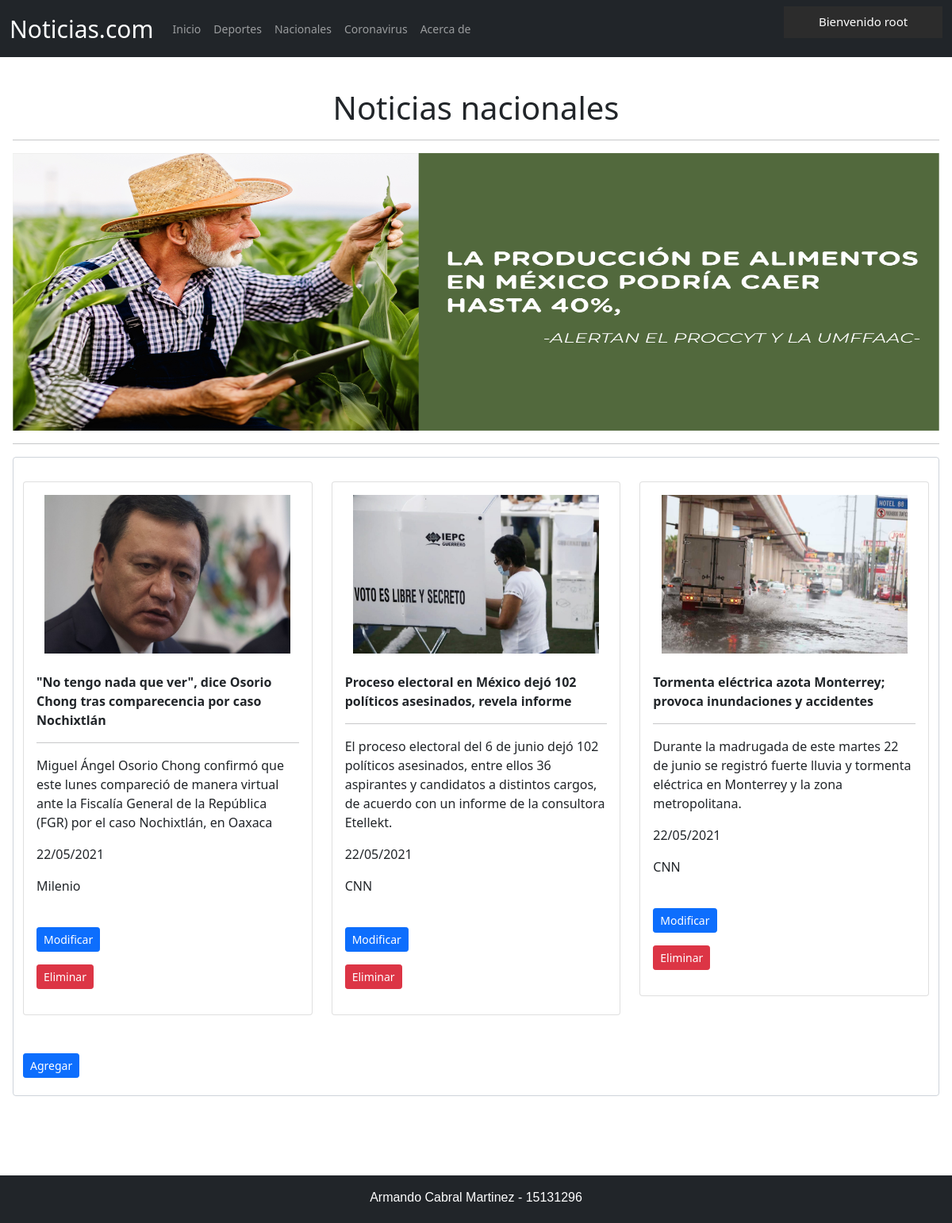
The page /accounts/nacionales (signed in) on the database its author committed.
### noticias/models.py (models this page shows, shortened)
class nacionales (models.Model):
	nombre = models.CharField(default = "",null=True,max_length = 200)
	descripcion = models.CharField(default = "",null=True,max_length = 200)
	fuente = models.CharField(default = "",null=True,max_length = 200)
	fecha = models.CharField(default = "",null=True,max_length = 200)
	imagen = models.ImageField(upload_to = "imagen" , null="True")

### noticias/views.py (the view)
# urls.py: path('nacionales',NacionalesPageView.as_view(),name = 'nacionales'),
class NacionalesPageView(ListView):
	model = nacionales
	template_name = 'nacionales.html'
	context_object_name = 'docs_list'

### noticias/templates/nacionales.html
{% extends 'base.html' %}
{% block content %}
{% load static %}
<div class="p-3">
	<br>
	<center><h1>Noticias nacionales</h1><hr></center>
	<div class="row">
	<img src="{% static 'files/bannerNac.jpg' %}" height="350px"
	    	width="930px">
	</div><hr>
	<form class="form-control">
		<div class="row">
				{% for nacionales in docs_list %}
				<div class=col-md-4>
                    <br>
                    <div class="card">
                    	<div class="card-body">
                    		<center><img src="{{ nacionales.imagen.url }}" height="200" width="310"></center><br>
					        <strong><p>{{ nacionales.nombre }}</p></strong><hr>
					        <p>{{ nacionales.descripcion }}</p>
					        <p>{{ nacionales.fecha }}</p>
					        <p>{{ nacionales.fuente }}</p>
		                    <br>
					        <p><a  class= "btn btn-primary btn-sm" href="{% url 'modificarNac' nacionales.id  %}">Modificar</a></p>
					        <p><a  class= "btn btn-danger btn-sm" href="{% url 'eliminarNac' nacionales.id  %}">Eliminar</a></p>
                    	</div>
                    </div>
				</div>
	    		{% endfor %}
		</div><br><br>
			    		<p><a  class= "btn btn-primary btn-sm" href="{% url 'agregarNac' %}">Agregar</a></p>
	</form>
	<br><br><br>
</div>
{% endblock content %}

### noticias/templates/base.html (shortened to what this page needs)
{% load static %}
<!DOCTYPE html>
<html style="min-height: 100%;
  position: relative;">
<head>
	<link href="https://cdn.jsdelivr.net/npm/bootstrap@5.0.0-beta3/dist/css/bootstrap.min.css" rel="stylesheet">
	<link rel="stylesheet" type="text/css" href="{% static 'css/main.css' %}">
</head>
<header>
	<nav class="navbar navbar-expand-lg navbar-dark bg-dark">
	  <div class="container-fluid">
	    <a class="navbar-brand" href="{% url 'home' %}"  style="font-size: 30px;">Noticias.com</a>
	    <div class="collapse navbar-collapse" id="navbarNavAltMarkup">
	      <div class="navbar-nav">
	        <a class="nav-link " href="{% url 'home' %}">Inicio</a>
	        <a class="nav-link " href="{% url 'deportes' %}">Deportes</a>
	        <a class="nav-link " href="{% url 'nacionales' %}">Nacionales</a>
	        <a class="nav-link " href="{% url 'corona' %}">Coronavirus</a>
	        <a class="nav-link " href="{% url 'acerca' %}">Acerca de</a>
	      </div>
	  	</div>
	    {% if user.is_authenticated %}
	    <nav>
	    	<ul>
		        <li><a href="#" style="font-size: 15px; text-align: center;" >Bienvenido {{ user.username }}</a>
		        </li>
		    </ul>
		</nav>
	    {% else %}
	      <a class="nav-link active" aria-current="page" href="{% url 'login' %}"  style="color: #ffffff;">Iniciar sesion</a>
		  <a class="nav-link active" aria-current="page" href="{% url 'registrar' %}"  style="color: #ffffff;">Registrate</a>
	    {% endif %}
	</nav>
</header>
<body style="margin-bottom: 50;">
	{% block content %}
	{% endblock content %}
</body><br><br><br>
<footer class="bg-dark text-white footer" style="position: absolute; bottom: 0;
      width: 100%;
      height: 60px;">
	<p>Armando Cabral Martinez - 15131296</p>
</footer>
</html>

### static/css/main.css (style rules this page uses)
.footer { text-align: center; font-family: sans-serif; padding: 1em; position: absolute; bottom: 0; width: 100%; height: 40px; }
nav { align-content: center; }
nav a { box-sizing:border-box; font-size:0; text-decoration:none; color:inherit; font-size:14px; }
nav li { display:inline-block; width:200px; height:40px; padding:5px 10px; background-color:#2C2C2C; border:2px solid #2C2C2C; text-align:center; color:#fff; position:relative; }

### rows shown on the page
nacionales: imagen (picture), nombre "\"No tengo nada que ver\", dice Osorio Chong tras comparecencia por caso Nochixtlán", descripcion "Miguel Ángel Osorio Chong confirmó que este lunes compareció de manera virtual ante la Fiscalía General de la República (FGR) por el caso Nochixtlán, en Oaxaca", fecha "22/05/2021", fuente "Milenio"
nacionales: imagen (picture), nombre "Proceso electoral en México dejó 102 políticos asesinados, revela informe", descripcion "El proceso electoral del 6 de junio dejó 102 políticos asesinados, entre ellos 36 aspirantes y candidatos a distintos cargos, de acuerdo con un informe de la consultora Etellekt.", fecha "22/05/2021", fuente "CNN"
nacionales: imagen (picture), nombre "Tormenta eléctrica azota Monterrey; provoca inundaciones y accidentes", descripcion "Durante la madrugada de este martes 22 de junio se registró fuerte lluvia y tormenta eléctrica en Monterrey y la zona metropolitana.", fecha "22/05/2021", fuente "CNN"

### other values the page prints
{{ user.username }} "root"
